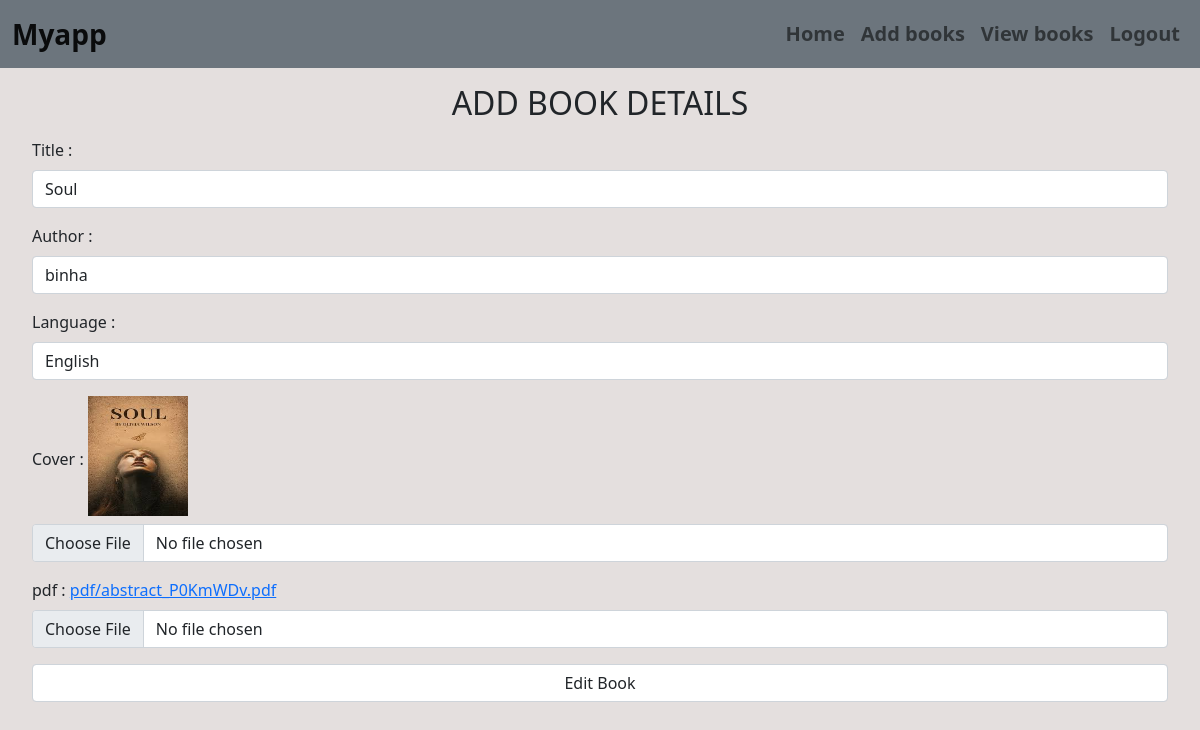
Screenshot of /edit/4 (signed in) with the database file from the repository.
### books/models.py (models this page shows, shortened)
class Books(models.Model):
    title = models.CharField(max_length=20)
    author = models.CharField(max_length=20)
    language = models.CharField(max_length=20)
    cover = models.ImageField(upload_to="cover")
    pdf = models.FileField(upload_to="pdf")

### books/views.py (the view, shortened to what this page needs)
# urls.py: path('edit/<int:p>',views.edit,name="edit"),
@login_required
def edit(request,p):
    k=Books.objects.get(id=p)  # read a particular record
    context = {'books': k}
    return render(request,'edit.html',context)

### templates/edit.html (shortened to what this page needs)
<!DOCTYPE html>
{% extends 'base.html' %}
{% load static %}
{% block content %}
<h2 class="text-center my-3">ADD BOOK DETAILS</h2>
<form method="POST" enctype="multipart/form-data" class="mx-4">
<div class="mb-3 mx-2">
  <label  class="form-label">Title :</label>
  <input type="text" class="form-control" name="t" value="{{books.title}}" placeholder="Title">
</div>
<div class="mb-3 mx-2">
  <label  class="form-label">Author :</label>
  <input type="text" class="form-control" name="a" value="{{books.author}}" placeholder="Author">
</div>
<div class="mb-3 mx-2">
  <label  class="form-label">Language :</label>
  <input type="text" class="form-control" name="l" value="{{books.language}}" placeholder="Language">
</div>
<div class="mb-3 mx-2">
  <label  class="form-label">Cover :</label>
  <img src="{{ books.cover.url }}" height="120px" width="100px" class="mb-2">
  <input type="file" class="form-control" name="i">
</div>
<div class="mb-3 mx-2">
  <label  class="form-label">pdf :</label>
  <a href="{{books.pdf.url}}">{{books.pdf}}</a>
  <input type="file" class="form-control" name="pd">
</div>
<div class=" mx-2">
<input type="submit" class="form-control" value="Edit Book">
</div>
</form>
{% endblock %}

### static/css/style.css (style rules this page uses)
body { background-color: white; }

### templates/edit.html (style rules this page uses)
body { background-color:#E4DFDE; }

### rows the page displays
Books: t "Soul", a "binha", l "English", cover (picture), pdf "pdf/abstract_P0KmWDv.pdf"
